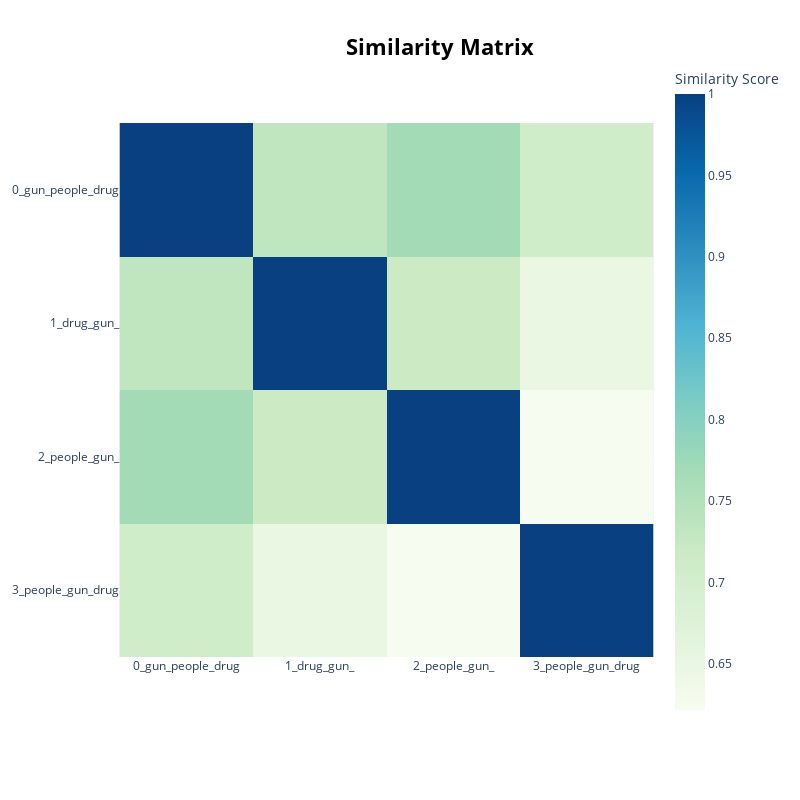

Notebook cell for this chart:
### Markdown cell above
![image-2.png](attachment:image-2.png)

### Code cell
topic_model.visualize_heatmap()

### Figure 1 — Plotly figure (JSON) as saved in the notebook; plotly's stock layout.template omitted (floating-point values rounded to 4 significant figures)
{"data": [{"coloraxis": "coloraxis", "hovertemplate": "x: %{x}<br>y: %{y}<br>Similarity Score: %{z}<extra></extra>", "name": "0", "type": "heatmap", "x": ["0_gun_people_drug", "1_drug_gun_", "2_people_gun_", "3_people_gun_drug"], "xaxis": "x", "y": ["0_gun_people_drug", "1_drug_gun_", "2_people_gun_", "3_people_gun_drug"], "yaxis": "y", "z": [[1.0, 0.7335, 0.769, 0.7059], [0.7335, 1.0, 0.7162, 0.65], [0.769, 0.7162, 1.0, 0.6216], [0.7059, 0.65, 0.6216, 1.0]]}], "layout": {"coloraxis": {"colorbar": {"title": {"text": "Similarity Score"}}, "colorscale": [[0, "rgb(247,252,240)"], [0.125, "rgb(224,243,219)"], [0.25, "rgb(204,235,197)"], [0.375, "rgb(168,221,181)"], [0.5, "rgb(123,204,196)"], [0.625, "rgb(78,179,211)"], [0.75, "rgb(43,140,190)"], [0.875, "rgb(8,104,172)"], [1, "rgb(8,64,129)"]]}, "height": 800, "hoverlabel": {"bgcolor": "white", "font": {"family": "Rockwell", "size": 16}}, "legend": {"title": {"text": "Trend"}}, "margin": {"t": 60}, "showlegend": true, "title": {"font": {"color": "Black", "size": 22}, "text": "<b>Similarity Matrix</b>", "x": 0.55, "xanchor": "center", "y": 0.95, "yanchor": "top"}, "width": 800, "xaxis": {"anchor": "y", "constrain": "domain", "domain": [0, 1], "scaleanchor": "y"}, "yaxis": {"anchor": "x", "autorange": "reversed", "constrain": "domain", "domain": [0, 1]}}}
